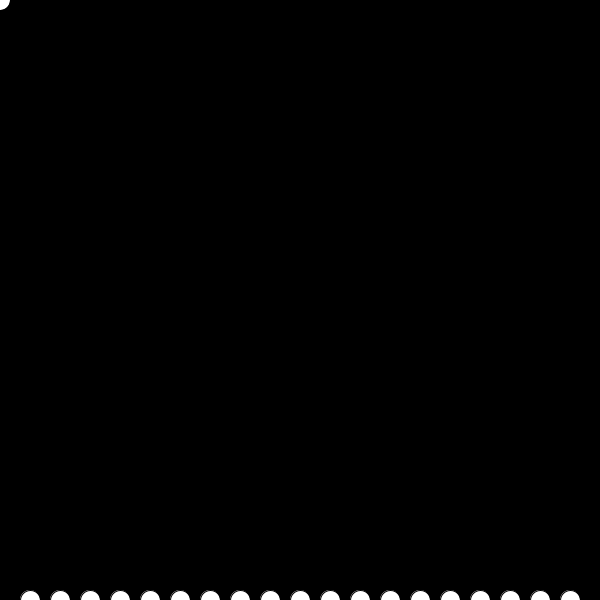
Frame 1 (no input)
Frame 60 (the mouse pressed at the canvas centre just before this capture): identical to frame 1, image omitted
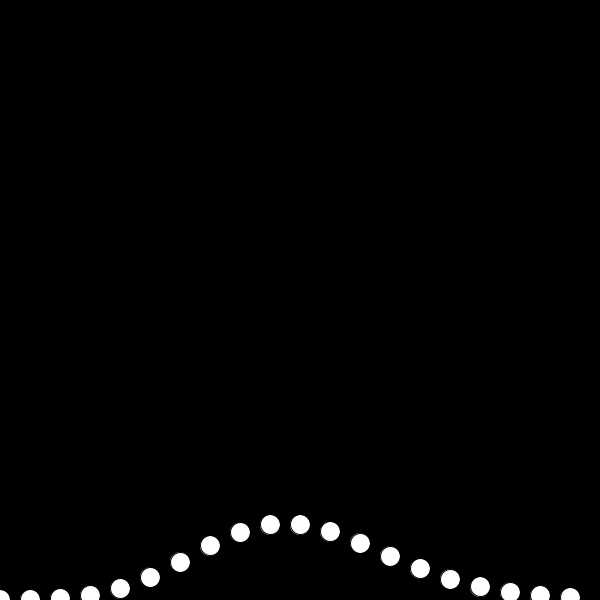
Frame 120 (the mouse held since frame 60 and released just before this capture)

The Processing sketch that drew these frames (run headless with seeded random() and noise(); from frame 60 on, the mouse is pressed at the canvas centre):

// Processing sketch: poisson
// ── poisson.pde
int bands = 20;
void setup() {
  size(600, 600);
}

void draw() {
  background(0);
  float L = map(mouseY, 0, height, 0, bands);

  for (int x = 0; x< bands; x++) {
    float y = exp(-L) * pow(L, x) / factorial(x);
        
    ellipse(
    map(x, 0, bands, 0, width), 
    map(y, 0, 1, height, 0), 20, 20
      );
  }
  println(L);
}

long factorial(int n) {
  long fact = 1;
  for (int i = 1; i <= n; i++) {
    fact *= i;
  }
  return fact;
}
